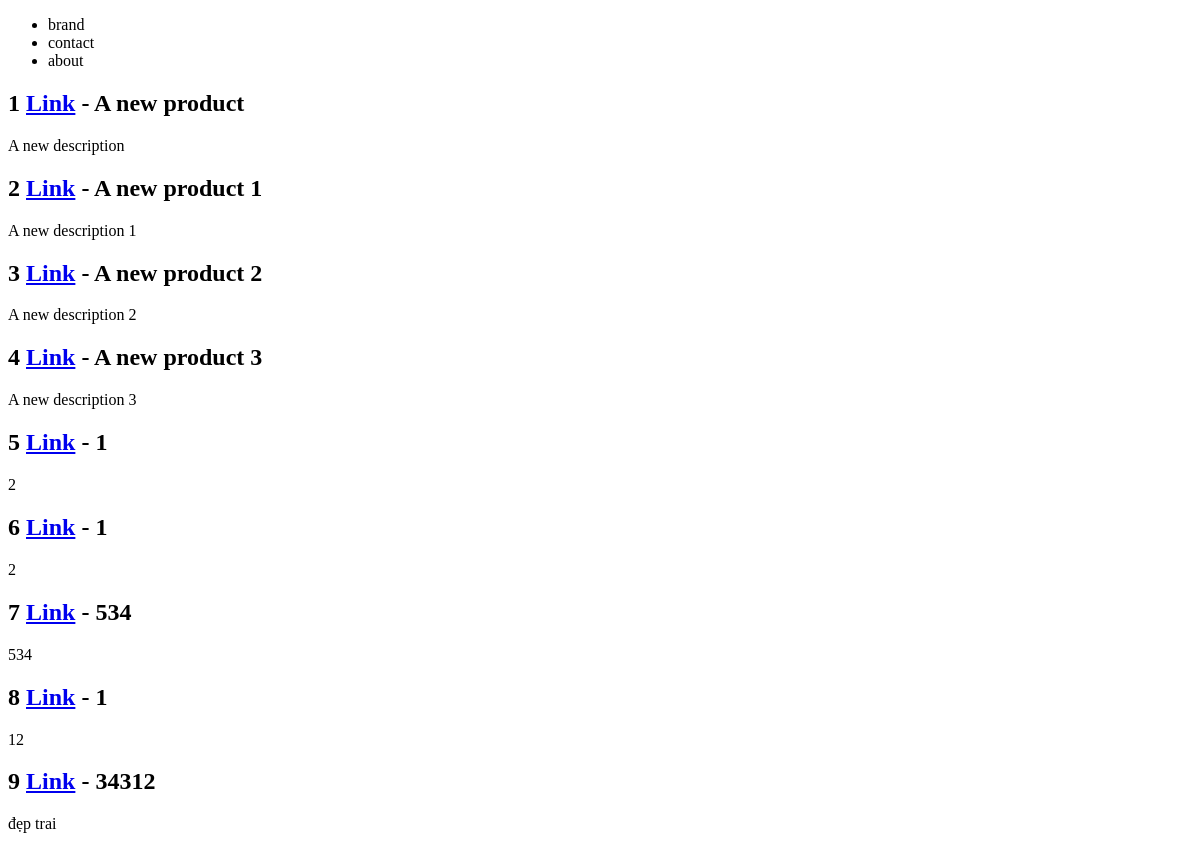
/product/, run on an earlier commit of the app's database.
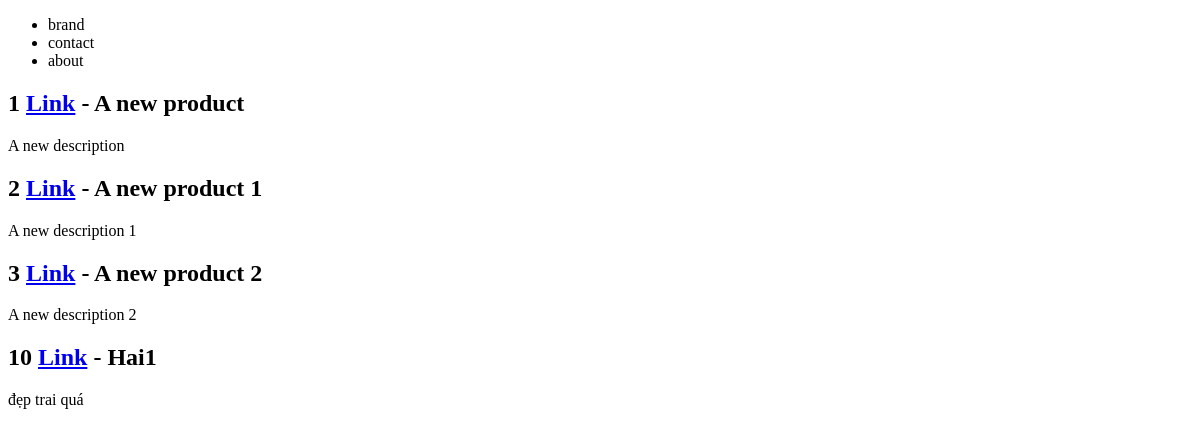
And on a later commit of the database.
### products/models.py (models this page shows)
class Product(models.Model):
    title = models.CharField(max_length=250)
    description = models.TextField(blank=True, null=True)
    price = models.DecimalField(decimal_places=2, max_digits=10000)
    summary = models.TextField(default="this is cool!")
    feature = models.BooleanField(default=False)
    def getAbsolutePathItem(self):
        return f"/product/{self.id}/"

### products/views.py (the view)
# urls.py: path('product/', viewProducts.product_detail_view, name="detail"),
def product_detail_view(request, *arg, **kwarg):
    list = Product.objects.all()
    my_context = {
        'list': list
    }
    return render(request, 'products/product_detail.html', my_context)

### products/templates/products/product_detail.html
{% extends '../base.html' %}
{% block content %}
{% for item in list %}
    <h2>{{ item.id }} <a href={{item.getAbsolutePathItem}}>Link</a> - {{ item.title }}</h2>
    <p>{{ item.description }}</p>
{% endfor %}
{% endblock %}

### templates/base.html (shortened to what this page needs)
<!DOCTYPE html>
<html lang="en">
<head>
</head>
<body>
    {% include 'navbar.html' %}
    {% block content%}{% endblock%}
</body>
</html>

### templates/navbar.html
<nav>
    <ul>
        <li>
            brand
        </li>
        <li>
            contact
        </li>
        <li>
            about
        </li>
    </ul>
</nav>

What changed in the data, as far as the page shows it:
removed Product: id "4", title "A new product 3", description "A new description 3"
removed Product: id "5", title "1", description "2"
removed Product: id "6", title "1", description "2"
removed Product: id "7", title "534", description "534"
removed Product: id "8", title "1", description "12"
removed Product: id "9", title "34312", description "đẹp trai"
added Product: id "10", title "Hai1", description "đẹp trai quá"
